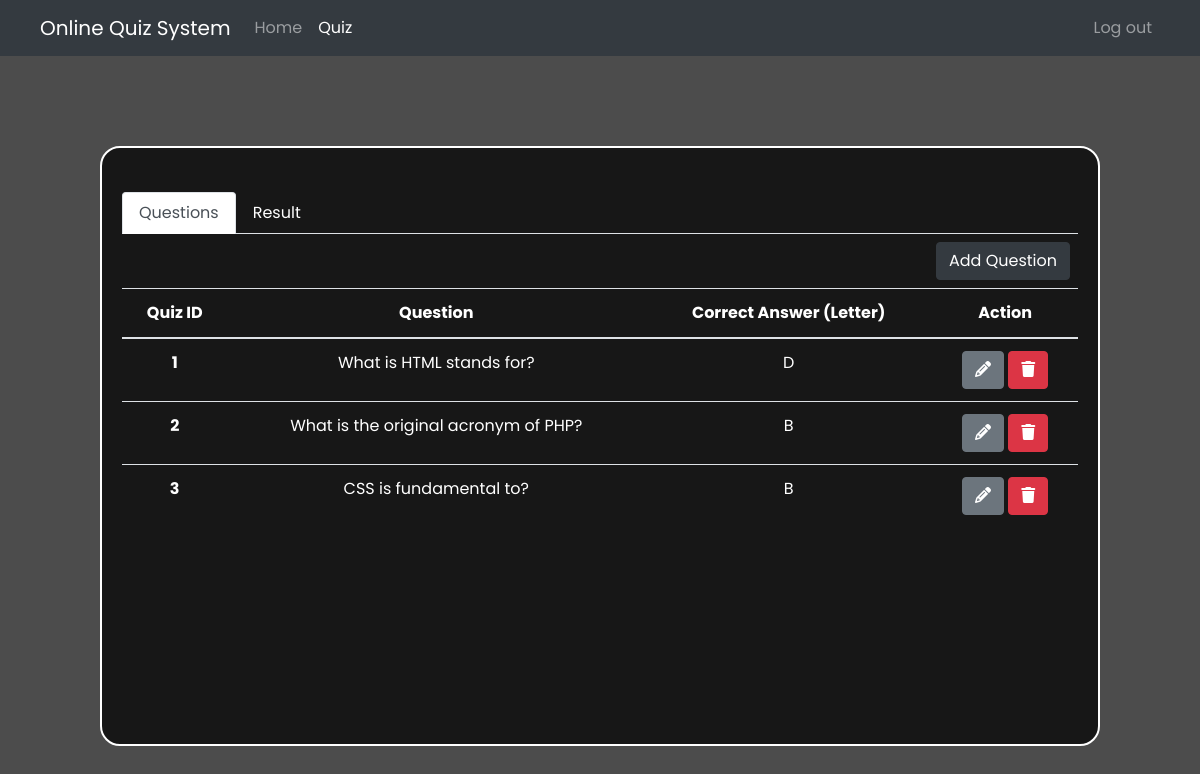
Screenshot of /quiz.php with the database file from the repository.
### tables this page shows
CREATE TABLE `tbl_quiz` (
  `tbl_quiz_id` int(11) NOT NULL AUTO_INCREMENT,
  `quiz_question` text NOT NULL,
  `option_a` text NOT NULL,
  `option_b` text NOT NULL,
  `option_c` text NOT NULL,
  `option_d` text NOT NULL,
  `correct_answer` text NOT NULL,
  PRIMARY KEY (`tbl_quiz_id`)
);

### quiz.php (the view, shortened to what this page needs)
<?php
include ('./partials/header.php');
include ('./conn/conn.php');
?>
<div class="main">
    <nav class="navbar navbar-expand-lg navbar-dark bg-dark">
        <a class="navbar-brand ml-4" href="#">Online Quiz System</a>
        <div class="collapse navbar-collapse" id="navbarNav">
            <ul class="navbar-nav">
                <li class="nav-item">
                    <a class="nav-link" href="./teacher.php">Home <span class="sr-only">(current)</span></a>
                </li>
                <li class="nav-item active">
                    <a class="nav-link" href="./quiz.php">Quiz</a>
                </li>
            </ul>
        </div>
        <div class="collapse navbar-collapse mr-4" id="navbarSupportedContent">
            <div class="ml-auto">
                <ul class="navbar-nav">
                    <li class="nav-item">
                        <a class="nav-link" href="./index.php">Log out</a>
                    </li>
                </ul>
            </div>
        </div>
    </nav>
    <div class="quiz-container">
        <div class="quiz">
        <nav class="mt-4">
            <div class="nav nav-tabs" id="nav-tab" role="tablist">
            <button class="nav-link active" id="nav-home-tab" data-toggle="tab" data-target="#nav-home" type="button" role="tab" aria-controls="nav-home" aria-selected="true">Questions</button>
            <button class="nav-link" id="nav-profile-tab" data-toggle="tab" data-target="#nav-profile" type="button" role="tab" aria-controls="nav-profile" aria-selected="false">Result</button>
            </div>
        </nav>
            <div class="tab-content" id="nav-tabContent">
                <div class="tab-pane fade show active" id="nav-home" role="tabpanel" aria-labelledby="nav-home-tab">
                <button type="button" class="btn btn-dark m-2 float-left" id="add-quiz-button" data-toggle="modal" data-target="#addQuestionModal">
                    Add Question
                    </button>
                <div class="table-area">
                    <table class="table" style="color: white;">
                        <thead>
                            <tr>
                            <th scope="col">Quiz ID</th>
                            <th scope="col">Question</th>
                            <th scope="col">Correct Answer (Letter)</th>
                            <th scope="col">Action</th>
                            </tr>
                        </thead>
                        <tbody>
                            <?php
                            $stmt = $conn->prepare('SELECT * FROM `tbl_quiz`');
                            $stmt->execute();
                            $result = $stmt->fetchAll();
                            foreach ($result as $row) {
                                $quizID = $row['tbl_quiz_id'];
                                $quizQuestion = $row['quiz_question'];
                                $correctAnswer = $row['correct_answer'];
                                ?>
                                <tr>
                                    <th id="quizID-<?= $quizID ?>"><?= $quizID ?></th>
                                    <td id="quizQuestion-<?= $quizID ?>"><?= $quizQuestion ?></td>
                                    <td id="correctAnswer-<?= $quizID ?>"><?= $correctAnswer ?></td>
                                    <td>
                                        <button type="button" class="btn btn-secondary" onclick="updateQuestion(<?= $quizID ?>)"><i class="fa-solid fa-pencil"></i></button>
                                        <button type="button" class="btn btn-danger" onclick="deleteQuestion(<?= $quizID ?>)"><i class="fa-solid fa-trash"></i></button>
                                    </td>
                                </tr>
                                <?php
                            }
                            ?>
                        </tbody>
                    </table>
                </div>
            </div>
        </div>
        </div>
    </div>
</div>
<?php include ('./partials/footer.php') ?>

### assets/style.css (style rules this page uses)
* { margin: 0; padding: 0; font-family: 'Poppins', sans-serif; }
body { background-image: url('https://wallpaperaccess.com/full/3308628.jpg'); background-size: cover; background-repeat: no-repeat; background-attachment: fixed; }
.main { color: rgb(255, 255, 255); background-color: rgba(0, 0, 0, 0.7); height: 100vh; text-align: center; }
#add-quiz-button { float: right !important; margin: 10px; }
.quiz-container { display: flex; align-items: center; justify-content: center; }
.quiz { width: 1000px; height: 600px; margin-top: 90px; border: 2px solid; border-radius: 20px; background-color: rgba(0, 0, 0, 0.7); padding: 20px; }
.nav-tabs .nav-link { color: rgb(255, 255, 255) !important; }
.nav-tabs .nav-item.show .nav-link, .nav-tabs .nav-link.active { color: #495057 !important; }
.table-area { height: 450px; width: 100%; overflow-y: auto; }

### rows the page displays
tbl_quiz: tbl_quiz_id "1", quiz_question "What is HTML stands for?", correct_answer "D"
tbl_quiz: tbl_quiz_id "2", quiz_question "What is the original acronym of PHP?", correct_answer "B"
tbl_quiz: tbl_quiz_id "3", quiz_question "CSS is fundamental to?", correct_answer "B"
